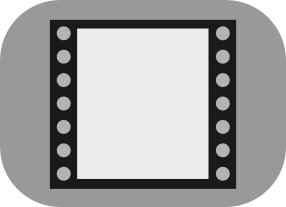
#> input picture data/media.png, 286 x 207 px
$ python -i media.py   (imports and definitions only)   (older library calls are emulated)
#> lines starting #> are read from the running program, lines starting #| are printed output that depends on the picture
#> in cropped_thumbnail, im is the input picture: PIL image 286x207 RGBA; mean R, G, B, A 166.1, 166.1, 166.1, 241.5
# -*- coding: utf-8 -*-

# Copyright (C) 2013-2014  Ivo Nunes/Vasco Nunes

# This program is free software: you can redistribute it and/or modify
# it under the terms of the GNU General Public License as published by
# the Free Software Foundation, either version 3 of the License, or
# (at your option) any later version.

# This program is distributed in the hope that it will be useful,
# but WITHOUT ANY WARRANTY; without even the implied warranty of
# MERCHANTABILITY or FITNESS FOR A PARTICULAR PURPOSE. See the
# GNU General Public License for more details.

# You should have received a copy of the GNU General Public License
# along with this program. If not, see <http://www.gnu.org/licenses/>.


from PIL import Image, ImageDraw
from gi.repository import GdkPixbuf
from birdieapp.constants import BIRDIE_CACHE_PATH
import StringIO
import os


def resize_and_crop(img, size, crop_type='middle'):
    """
    Resize and crop an image to fit the specified size.
    """
#> called with size = (318, 120), crop_type = 'middle'
    # Get current and desired ratio for the images
    img_ratio = img.size[0] / float(img.size[1])
#> img_ratio = 1.38
    ratio = size[0] / float(size[1])
    # The image is scaled/cropped vertically or horizontally depending on the
    # ratio
    if ratio > img_ratio:
        img = img.resize(
            (size[0], size[0] * img.size[1] / img.size[0]), Image.ANTIALIAS)
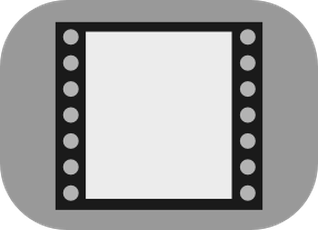
#> img: PIL image 318x230 RGBA; mean R, G, B, A 154.2, 154.2, 154.2, 241.5; transparent parts drawn white
        # Crop in the top, middle or bottom
        if crop_type == 'top':
            box = (0, 0, img.size[0], size[1])
        elif crop_type == 'middle':
            box = (0, (img.size[1] - size[1]) / 2, img.size[
                   0], (img.size[1] + size[1]) / 2)
#> box = (0, 55, 318, 175)
        elif crop_type == 'bottom':
            box = (0, img.size[1] - size[1], img.size[0], img.size[1])
        else:
            raise ValueError('ERROR: invalid value for crop_type')
        img = img.crop(box)
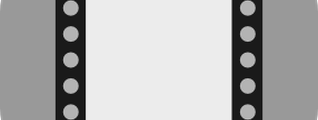
#> img: PIL image 318x120 RGBA; mean R, G, B, A 174.3, 174.3, 174.3, 254.9; transparent parts drawn white
    elif ratio < img_ratio:
        img = img.resize(
            (size[1] * img.size[0] / img.size[1], size[1]), Image.ANTIALIAS)
        # Crop in the top, middle or bottom
        if crop_type == 'top':
            box = (0, 0, size[0], img.size[1])
        elif crop_type == 'middle':
            box = ((img.size[0] - size[0]) / 2, 0, (
                img.size[0] + size[0]) / 2, img.size[1])
        elif crop_type == 'bottom':
            box = (img.size[0] - size[0], 0, img.size[0], img.size[1])
        else:
            raise ValueError('ERROR: invalid value for crop_type')
        img = img.crop(box)
    else:
        img = img.resize((size[0], size[1]), Image.ANTIALIAS)

    return img


def cropped_thumbnail(img):
    """Creates a centered cropped thumbnail GdkPixbuf of given image"""

    # thumbnail and crop
    try:
        im = Image.open(img)
        im = im.convert('RGBA')
        im = resize_and_crop(im, (318, 120))

        # Convert to GdkPixbuf
        buff = StringIO.StringIO()
        im.save(buff, 'ppm')
        contents = buff.getvalue()
        buff.close()
#> (the run stopped early here; a loop or call above may not have finished)
